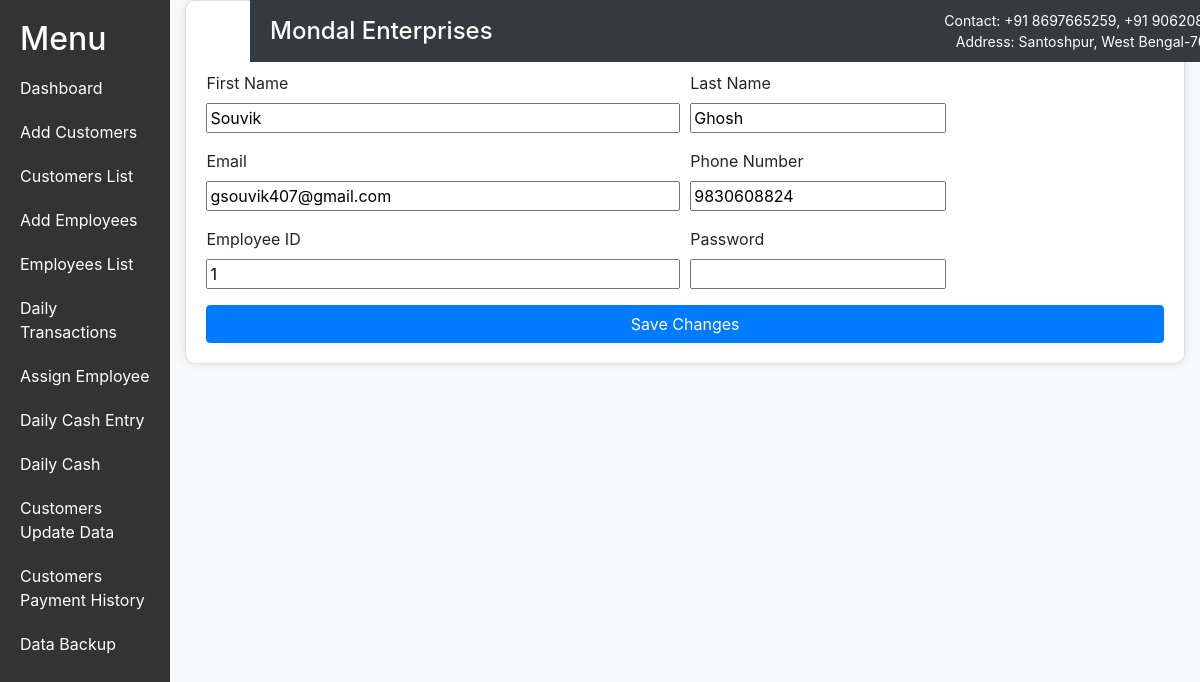
/edit_employee/1/ (signed in), run on the app's committed database.
### financeapp/models.py (models this page shows, shortened)
class Employee(models.Model):
    first_name = models.CharField(max_length=100)
    last_name = models.CharField(max_length=100)
    email = models.EmailField(unique=True)
    phone_number = models.CharField(max_length=15)
    empid = models.CharField(max_length=20, unique=True)
    password = models.CharField(max_length=100)
    total_cash_picked = models.DecimalField(max_digits=10, decimal_places=2, default=0.00)
    cash_picked_date = models.DateField(null=True, blank=True)

### financeapp/views.py (the view)
# urls.py: path('edit_employee/<int:pk>/', edit_employee_view, name='edit_employee'),
@login_required
def edit_employee_view(request, pk):
    employee = get_object_or_404(Employee, pk=pk)
    if request.method == 'POST':
        form = EmployeeForm(request.POST, instance=employee)
        if form.is_valid():
            form.save()
            return redirect('employees_list')
    else:
        form = EmployeeForm(instance=employee)
    return render(request, 'financeapp/edit_employee.html', {'form': form})

### financeapp/forms.py
class EmployeeForm(forms.ModelForm):
    password = forms.CharField(widget=forms.PasswordInput)
    class Meta:
        model = Employee
        fields = ['first_name', 'last_name', 'email', 'phone_number', 'empid', 'password']

### financeapp/templates/financeapp/edit_employee.html (shortened to what this page needs)
<!DOCTYPE html>
<html lang="en">
<head>
    <link href="https://stackpath.bootstrapcdn.com/bootstrap/4.5.2/css/bootstrap.min.css" rel="stylesheet">
</head>
<body>
    <div class="taskbar">
        <div>
            <h1>Mondal Enterprises</h1>
        </div>
        <div class="contact-info">
            <p>Contact: +91 8697665259, +91 9062085503</p>
            <p>Address: Santoshpur, West Bengal-700125</p>
        </div>
    </div>
    <div class="d-flex">
        <div class="sidebar">
            <h2>Menu</h2>
            <a href="{% url 'dashboard' %}">Dashboard</a>
            <a href="{% url 'add_customer' %}">Add Customers</a>
            <a href="{% url 'customers_list' %}">Customers List</a>
            <a href="{% url 'add_employee' %}">Add Employees</a>
            <a href="{% url 'employees_list' %}">Employees List</a>
            <a href="{% url 'daily_transactions' %}">Daily Transactions</a>
            <a href="{% url 'assign_employee' %}">Assign Employee</a>
            <a href="{% url 'daily_cash_entry' %}">Daily Cash Entry</a>
            <a href="{% url 'daily_cash' %}">Daily Cash</a>
            <a href="{% url 'customers_update_data' %}">Customers Update Data</a>
            <a href="{% url 'customers_payment_history' %}">Customers Payment History</a>
            <a href="{% url 'data_backup' %}">Data Backup</a>
        </div>
        <div class="content">
            <div class="container-fluid">
                <div class="row justify-content-center">
                    <div class="col-md-12">
                        <div class="card">
                            <h2 class="card-title text-center">Edit Employee</h2>
                            <form method="post">
                                <div class="form-row">
                                    <div class="form-group col-md-6">
                                        <label for="id_first_name">First Name</label>
                                        {{ form.first_name }}
                                    </div>
                                    <div class="form-group col-md-6 right">
                                        <label for="id_last_name">Last Name</label>
                                        {{ form.last_name }}
                                    </div>
                                    <div class="form-group col-md-6">
                                        <label for="id_email">Email</label>
                                        {{ form.email }}
                                    </div>
                                    <div class="form-group col-md-6 right">
                                        <label for="id_phone_number">Phone Number</label>
                                        {{ form.phone_number }}
                                    </div>
                                    <div class="form-group col-md-6">
                                        <label for="id_empid">Employee ID</label>
                                        {{ form.empid }}
                                    </div>
                                    <div class="form-group col-md-6 right">
                                        <label for="id_password">Password</label>
                                        {{ form.password }}
                                    </div>
                                </div>
                                <button type="submit" class="btn btn-primary btn-block">Save Changes</button>
                            </form>
                        </div>
                    </div>
                </div>
            </div>
        </div>
    </div>
</body>
</html>

### financeapp/templates/financeapp/edit_employee.html (style rules this page uses)
body { background-color: #f8f9fa; }
.container-fluid { margin-top: 0px; }
.card { padding: 20px; border-radius: 10px; box-shadow: 0 0 10px rgba(0, 0, 0, 0.1); }
.form-group.col-md-6 { display: flex; flex-direction: column; }
.form-group.col-md-6.right { align-items: flex-start; }
.sidebar { width: 250px; background-color: #333; color: #fff; height: 100vh; padding: 20px; }
.sidebar a { display: block; color: #fff; text-decoration: none; padding: 10px 0; }
.content { margin-left: 0px; }
.taskbar { position: fixed; top: 0; left: 250px; width: 84%; background-color: #343a40; color: white; padding: 10px 20px; display: flex; justify-content: space-between; align-items: center; z-index: 2; }
.taskbar .contact-info { text-align: right; }
.taskbar h1 { margin: 0; font-size: 24px; }
.taskbar p { margin: 0; font-size: 14px; }

### data on the page
Employee: first_name "Souvik", last_name "Ghosh", email "gsouvik407@gmail.com", phone_number "9830608824", empid "1"
